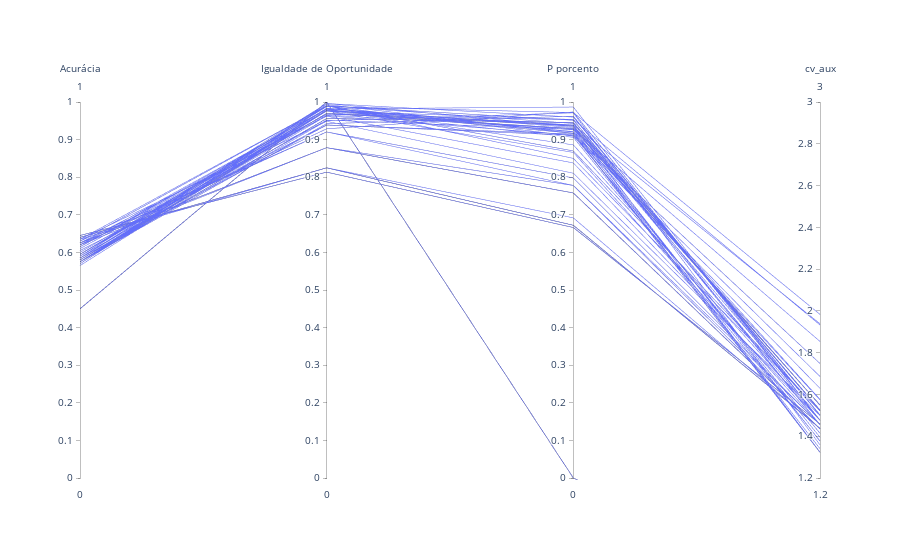

Notebook cell for this chart:
### Code cell
fig = go.Figure(data=
    go.Parcoords(
        line = dict(),
        dimensions = list([
            dict(range = [0,1],
                label = 'Acurácia', values = metrics_adult_log['Acurácia']),
            dict(range = [0,1],
                label = 'Igualdade de Oportunidade', values = metrics_adult_log['Igualdade de Oportunidade']),
            dict(range = [0,1],
                label = 'P porcento', values = metrics_adult_log['P porcento']),
            dict(range = [1.2,3],
                label = 'cv_aux', values = metrics_adult_log['cv_aux']),
        ])
    )
)

fig.update_layout(
    plot_bgcolor = 'white',
    paper_bgcolor = 'white'
)

fig.show()

### Figure 1 — Plotly figure (JSON) as saved in the notebook; plotly's stock layout.template omitted (floating-point values rounded to 4 significant figures; data arrays with more than 128 entries replaced by an {"elided": "..."} marker saying what was removed)
{"data": [{"dimensions": [{"label": "Acurácia", "range": [0, 1], "values": {"elided": "150 float values"}}, {"label": "Igualdade de Oportunidade", "range": [0, 1], "values": {"elided": "150 float values"}}, {"label": "P porcento", "range": [0, 1], "values": {"elided": "150 float values"}}, {"label": "cv_aux", "range": [1.2, 3], "values": {"elided": "150 float values"}}], "type": "parcoords"}], "layout": {"paper_bgcolor": "white", "plot_bgcolor": "white"}}
